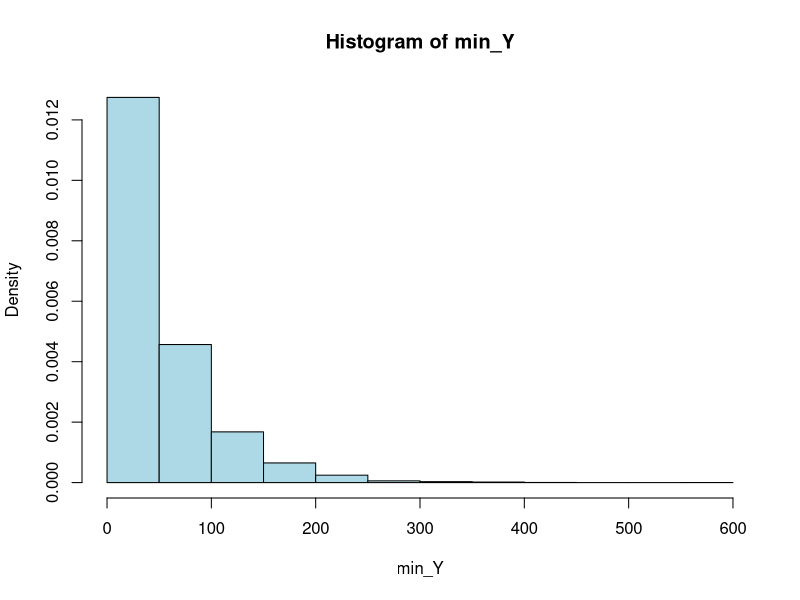
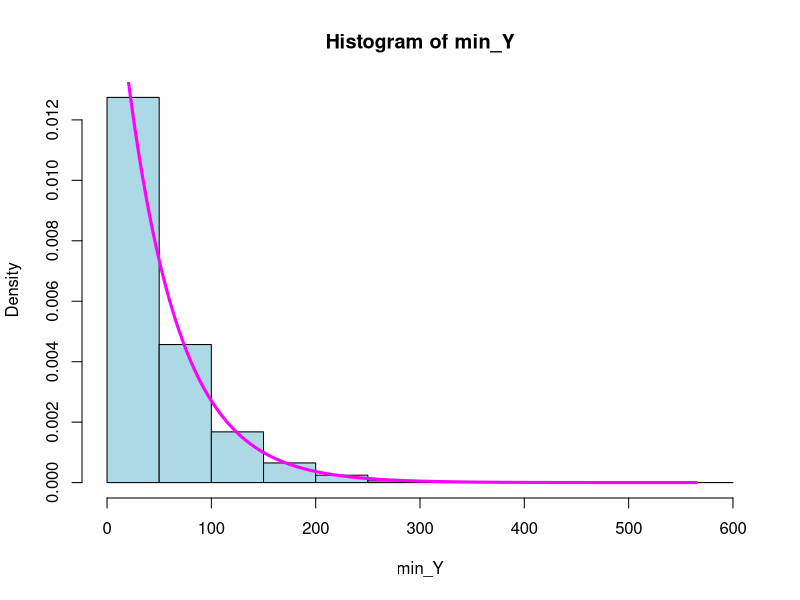
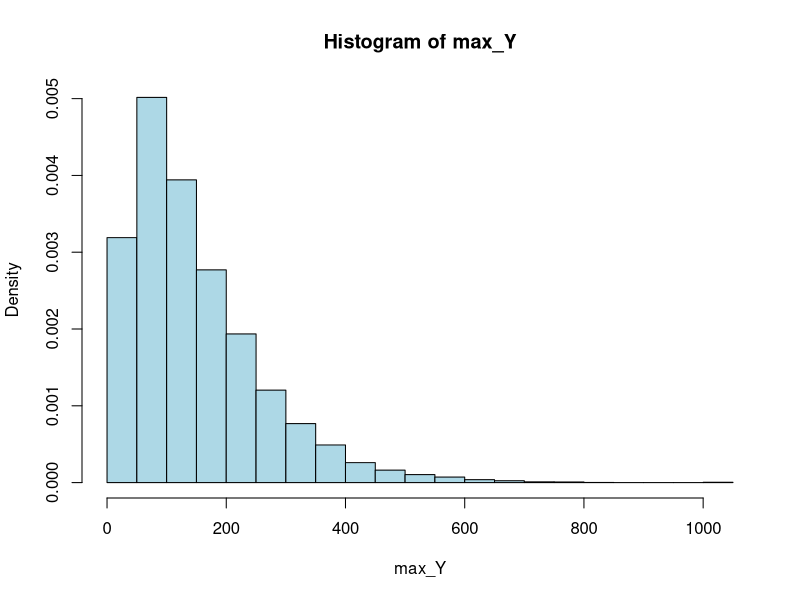
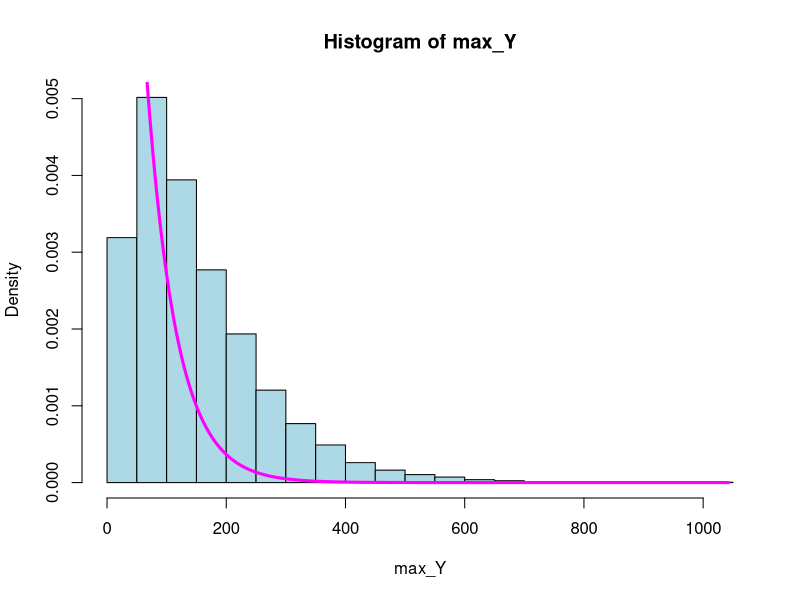
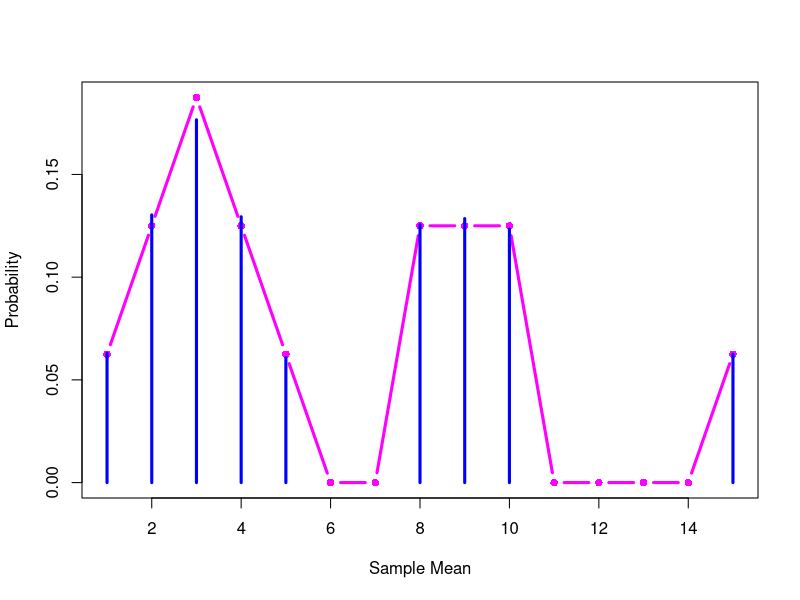

The R source for these figures, in order:
## ---- chunk 1
Y <- rexp(2, rate = 1 / 100)
Y
## ---- chunk 2
min(Y)
## ---- chunk 3
num_realizations <- 5
Y <- rexp(2 * num_realizations, rate = 1 / 100)
Y
YY <- matrix(Y, 2, num_realizations)
YY
## ---- chunk 4
min_Y <- apply(YY, MAR = 2, FUN = "min") # 1 for rows, 2 for columns
min_Y
## ---- chunk 5
set.seed(4302019)
num_realizations <- 10000
Y <- rexp(2 * num_realizations, rate = 1 / 100)
YY <- matrix(Y, 2, num_realizations)
min_Y <- apply(YY, MAR = 2, FUN = "min") # 1 for rows, 2 for columns
hist(min_Y, col = "LightBlue", freq = FALSE) 
# freq = FALSE so that histogram is normalized to be a density, with area 1
## ---- chunk 6
X_grid <- seq(from = 0, to = max(min_Y), length = 1000)
f_X <- (1 / 50) * exp(-X_grid / 50)
hist(min_Y, col = "LightBlue", freq = FALSE) 
lines(X_grid, f_X, lwd = 3, col = "magenta")
## ---- chunk 7

set.seed(4302019)
num_realizations <- 10000

Y <- rexp(2 * num_realizations, rate = 1 / 100)
YY <- matrix(Y, 2, num_realizations)
max_Y <- apply(YY, MAR = 2, FUN = "max") # 1 for rows, 2 for columns
hist(max_Y, col = "LightBlue", freq = FALSE)

X_grid <- seq(from = 0, to = max(max_Y), length = 1000)
f_X <- (1 / 50) * exp(-X_grid / 50)
hist(max_Y, col = "LightBlue", freq = FALSE) 
lines(X_grid, f_X, lwd = 3, col = "magenta")

## ---- chunk 8
set.seed(4302019)
num_realizations <- 10000
## ---- chunk 9
set.seed(4302019)
num_realizations <- 10000
## ---- chunk 10
set.seed(4302019)
num_realizations <- 10000
## ---- chunk 11
set.seed(4302019)
num_realizations <- 10000
Y <- sample(c(1, 3, 5, 15), size = 2 * num_realizations, replace = TRUE)
YY <- matrix(Y, 2, num_realizations)
Ybar <- apply(YY, MAR = 2, FUN = "mean")
# Compute and plot the true probabilities: 
true_prob <- c(1, 2, 3, 2, 1, 0, 0, 2, 2, 2, 0, 0, 0, 0, 1) / 16
plot(1:15, true_prob, 
     ylab = "Probability",
     xlab = "Sample Mean",
     type = "b", pch = 16, lwd = 3, col = "magenta")
lines(sort(unique(Ybar)), table(Ybar) / num_realizations, type = "h", lwd = 3, col = "blue")
